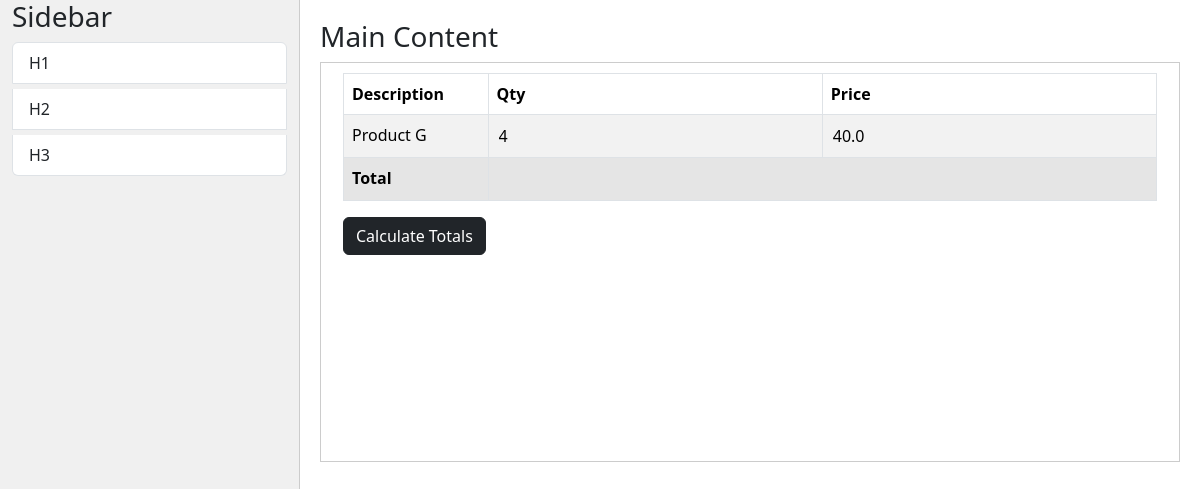
Before: /render-page/13/ with the older database file.
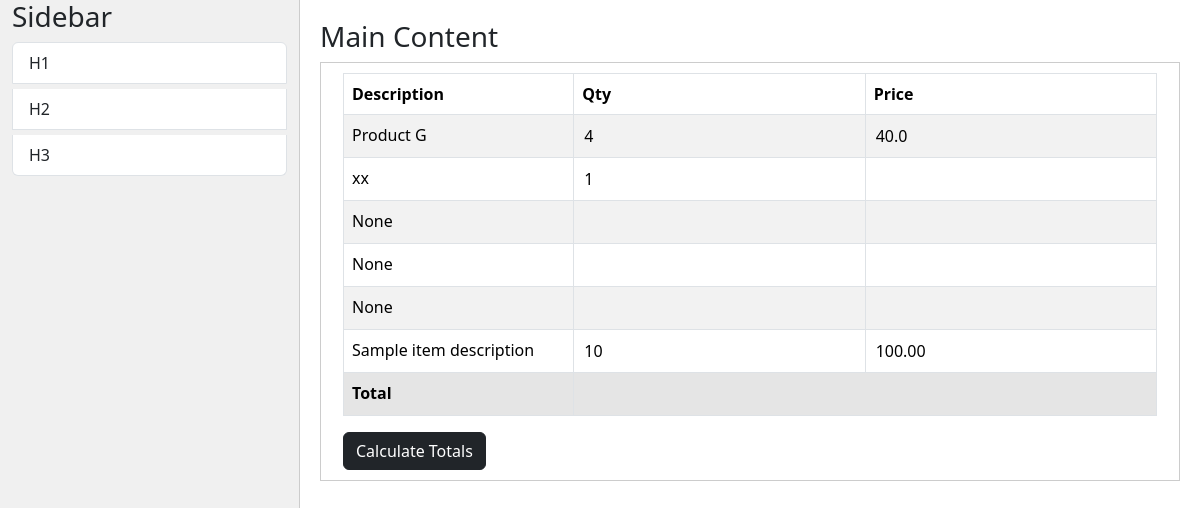
After: the same page with the newer database file.
### invoicemodule/models.py (models this page shows)
class InvoiceItem(BaseModel):
    desc =  models.CharField(max_length=250, blank=True, null=True)
    qty = models.PositiveIntegerField(db_column='quntity', blank=True, null=True)
    price =  models.CharField(max_length=250, blank=True, null=True)
    invoice = models.ForeignKey(Invoice, related_name='items' ,on_delete=models.SET_NULL, null=True)

### invoicemodule/views.py (the view)
# urls.py: path('render-page/<int:id>/', views.render_page, name="render-page"),
def render_page(request, id):
    template_name = 'pretemplate/default.html'
    items = InvoiceItem.objects.filter(invoice__pk=id)
    context = {
        'items':items,
    }
    return render(request, template_name, context)

### templates/pretemplate/default.html (shortened to what this page needs)
<!DOCTYPE html>
<html lang="en">
<head>
    <link href="https://cdn.jsdelivr.net/npm/bootstrap@5.3.3/dist/css/bootstrap.min.css" rel="stylesheet">
</head>
<body>
    <div class="container-fluid">
        <div class="row">
            <div class="col-md-3 sidebar">
                <h3>Sidebar</h3>
                <ul class="list-group">
                    <li class="list-group-item draggable-item" draggable="true">H1</li>
                    <li class="list-group-item draggable-item" draggable="true">H2</li>
                    <li class="list-group-item draggable-item" draggable="true">H3</li>
                </ul>
            </div>
            <div class="col-md-9 main-content">
                <h3>Main Content</h3>
                <div id="canvas" class="canvas">
                    {% include "pretemplate/table-data.html" %}
                </div>
            </div>
        </div>
    </div>
</body>
</html>

### templates/pretemplate/table-data.html (shortened to what this page needs)
<div class="container">
   {% block content %}
    <table class="table table-bordered table-striped">
        <thead>
            <tr>
                <th>Description</th>
                <th>Qty</th>
                <th>Price</th>
            </tr>
        </thead>
        <tbody>
            {% for item in items  %}
            <tr>
                <td>{{item.desc}}</td>
                <td><input class="borderless" type="number" id="qtyA" value="{{item.qty}}" min="0"></td>
                <td><input type="number" class="singleprice borderless" id="priceA" value="{{item.price}}" step="0.01" min="0"></td>
            </tr>
            {% endfor %}
            <tr class="table-active">
                <th scope="row">Total</th>
                <td colspan="2"><input class="borderless" type="number" id="totalPrice" value=""></td>
            </tr>
        </tbody>
    </table>
    {% endblock content %}
    <a class="btn btn-dark" onclick="calculateTotals()">Calculate Totals</a>
</div>

Changed rows visible on the page:
added InvoiceItem: desc "xx", qty "1"
added InvoiceItem: desc "None"
added InvoiceItem: desc "None"
added InvoiceItem: desc "None"
added InvoiceItem: desc "Sample item description", qty "10", price "100.00"
